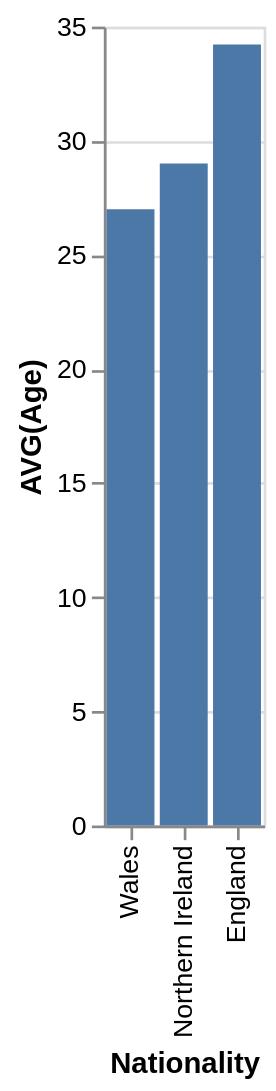

Vega-Lite specification for this chart:
### Vega-Lite specification from a JSON file in a GitHub repository (floating-point values rounded to 4 significant figures)
{"data": {"values": [{"x_data": "Wales", "y_data": 27}, {"x_data": "Northern Ireland", "y_data": 29}, {"x_data": "England", "y_data": 34.22}]}, "mark": "bar", "encoding": {"x": {"field": "x_data", "type": "nominal", "title": "Nationality", "sort": "descending"}, "y": {"field": "y_data", "type": "quantitative", "title": "AVG(Age)"}}}
